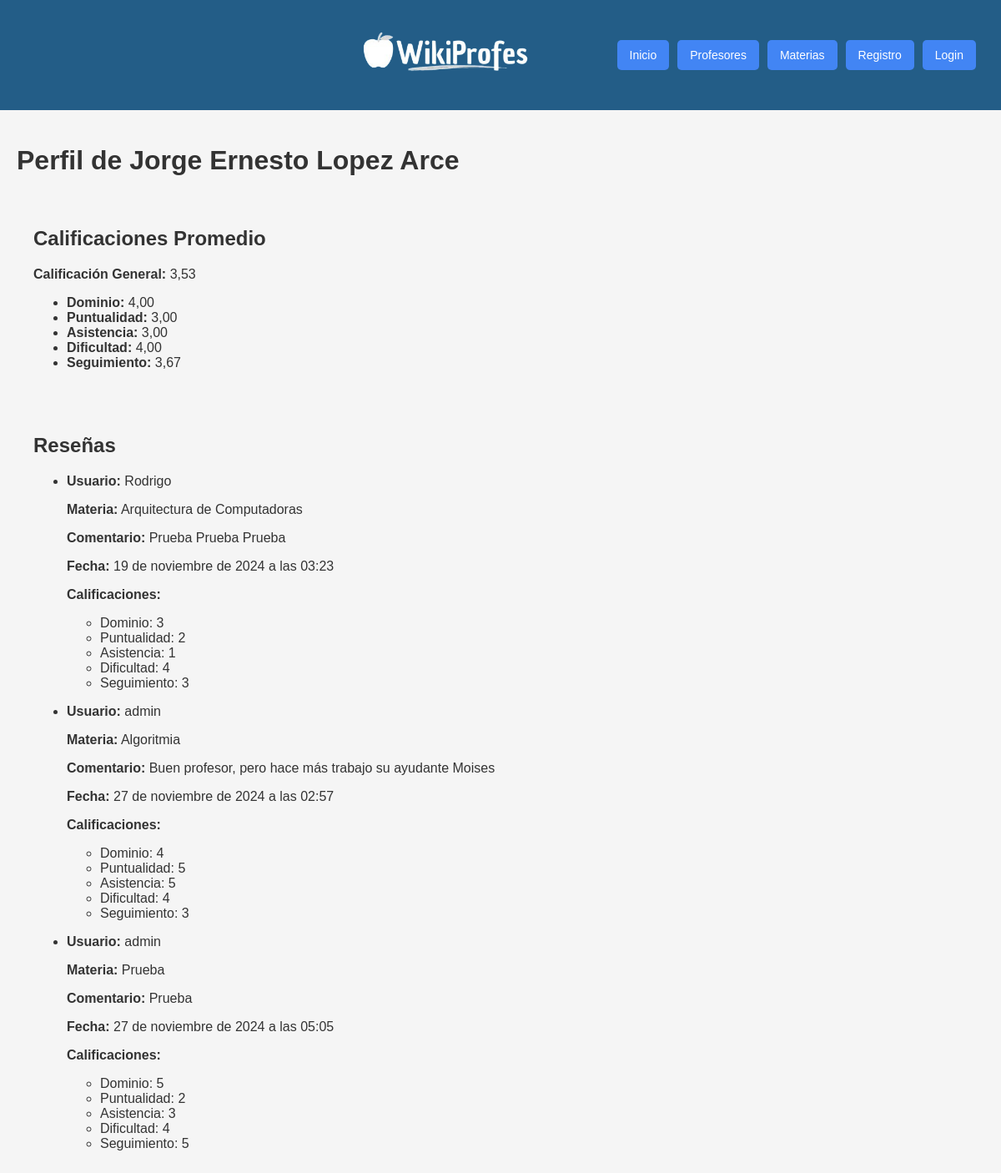
The page /profesor/1/ on the database its author committed.
### reviews/models.py (models this page shows, shortened)
class Profesor(models.Model):
    nombre = models.CharField(max_length=100)

class Review(models.Model):
    profesor = models.ForeignKey(Profesor, on_delete=models.CASCADE, related_name='reviews')
    materia = models.ForeignKey(Materia, on_delete=models.CASCADE, related_name='reviews')
    user = models.ForeignKey(User, on_delete=models.CASCADE)
    comentario = models.TextField()
    fecha = models.DateTimeField(auto_now_add=True)
    dominio = models.PositiveSmallIntegerField()
    puntualidad = models.PositiveSmallIntegerField()
    asistencia = models.PositiveSmallIntegerField()
    dificultad = models.PositiveSmallIntegerField()
    seguimiento = models.PositiveSmallIntegerField()
    class Meta:
        unique_together = ('profesor', 'materia', 'user')  # Evita duplicados

class Materia(models.Model):
    nombre = models.CharField(max_length=100, unique=True)
    profesores = models.ManyToManyField('Profesor', related_name='Materias')

### reviews/views.py (the view, shortened to what this page needs)
# urls.py: path('profesor/<int:profesor_id>/', views.perfil_profesor, name='perfil_profesor'),
def perfil_profesor(request, profesor_id):
    profesor = get_object_or_404(Profesor, id=profesor_id)
    reviews = profesor.reviews.all()
    if reviews.exists():
        promedio_general = (
            reviews.aggregate(
                avg_general=(
                    Avg('dominio') +
                    Avg('puntualidad') +
                    Avg('asistencia') +
                    Avg('dificultad') +
                    Avg('seguimiento')
                ) / 5
            )['avg_general']
        )
        promedio_dominio = reviews.aggregate(Avg('dominio'))['dominio__avg']
        promedio_puntualidad = reviews.aggregate(Avg('puntualidad'))['puntualidad__avg']
        promedio_asistencia = reviews.aggregate(Avg('asistencia'))['asistencia__avg']
        promedio_dificultad = reviews.aggregate(Avg('dificultad'))['dificultad__avg']
        promedio_seguimiento = reviews.aggregate(Avg('seguimiento'))['seguimiento__avg']
    context = {
        'profesor': profesor,
        'reviews': reviews,
        'promedio_general': promedio_general,
        'promedio_dominio': promedio_dominio,
        'promedio_puntualidad': promedio_puntualidad,
        'promedio_asistencia': promedio_asistencia,
        'promedio_dificultad': promedio_dificultad,
        'promedio_seguimiento': promedio_seguimiento,
    }
    return render(request, 'reviews/perfil_profesor.html', context)

### reviews/templates/reviews/perfil_profesor.html (shortened to what this page needs)
{% extends "base.html" %}
{% block content %}
<h1>Perfil de {{ profesor.nombre }}</h1>
<div>
    <h2>Calificaciones Promedio</h2>
    <p><strong>Calificación General:</strong> {{ promedio_general|floatformat:2 }}</p>
    <ul>
        <li><strong>Dominio:</strong> {{ promedio_dominio|floatformat:2 }}</li>
        <li><strong>Puntualidad:</strong> {{ promedio_puntualidad|floatformat:2 }}</li>
        <li><strong>Asistencia:</strong> {{ promedio_asistencia|floatformat:2 }}</li>
        <li><strong>Dificultad:</strong> {{ promedio_dificultad|floatformat:2 }}</li>
        <li><strong>Seguimiento:</strong> {{ promedio_seguimiento|floatformat:2 }}</li>
    </ul>
</div>
<div>
    <h2>Reseñas</h2>
    {% if reviews %}
        <ul>
            {% for review in reviews %}
            <li>
                <p><strong>Usuario:</strong> {{ review.user }}</p>
                <p><strong>Materia:</strong> {{ review.materia.nombre }}</p>
                <p><strong>Comentario:</strong> {{ review.comentario }}</p>
                <p><strong>Fecha:</strong> {{ review.fecha }}</p>
                <p><strong>Calificaciones:</strong></p>
                <ul>
                    <li>Dominio: {{ review.dominio }}</li>
                    <li>Puntualidad: {{ review.puntualidad }}</li>
                    <li>Asistencia: {{ review.asistencia }}</li>
                    <li>Dificultad: {{ review.dificultad }}</li>
                    <li>Seguimiento: {{ review.seguimiento }}</li>
                </ul>
            </li>
            {% endfor %}
        </ul>
    {% else %}
        <p>No hay reseñas disponibles para este profesor.</p>
    {% endif %}
</div>
{% endblock %}

### static/global/base.css (style rules this page uses)
body { font-family: 'Arial', sans-serif; margin: 0; padding: 0; background-color: #f5f5f5; color: #333; }
div { padding: 20px; }

### rows shown on the page
Profesor: nombre "Jorge Ernesto Lopez Arce"
Review: user "Rodrigo", materia.nombre "Arquitectura de Computadoras", comentario "Prueba Prueba Prueba", fecha "19 de noviembre de 2024 a las 03:23", dominio "3", puntualidad "2", asistencia "1", dificultad "4", seguimiento "3"
Review: user "admin", materia.nombre "Algoritmia", comentario "Buen profesor, pero hace más trabajo su ayudante Moises", fecha "27 de noviembre de 2024 a las 02:57", dominio "4", puntualidad "5", asistencia "5", dificultad "4", seguimiento "3"
Review: user "admin", materia.nombre "Prueba", comentario "Prueba", fecha "27 de noviembre de 2024 a las 05:05", dominio "5", puntualidad "2", asistencia "3", dificultad "4", seguimiento "5"

### other values the page prints
{{ promedio_general|floatformat:2 }} "3,53"
{{ promedio_dominio|floatformat:2 }} "4,00"
{{ promedio_puntualidad|floatformat:2 }} "3,00"
{{ promedio_asistencia|floatformat:2 }} "3,00"
{{ promedio_dificultad|floatformat:2 }} "4,00"
{{ promedio_seguimiento|floatformat:2 }} "3,67"
